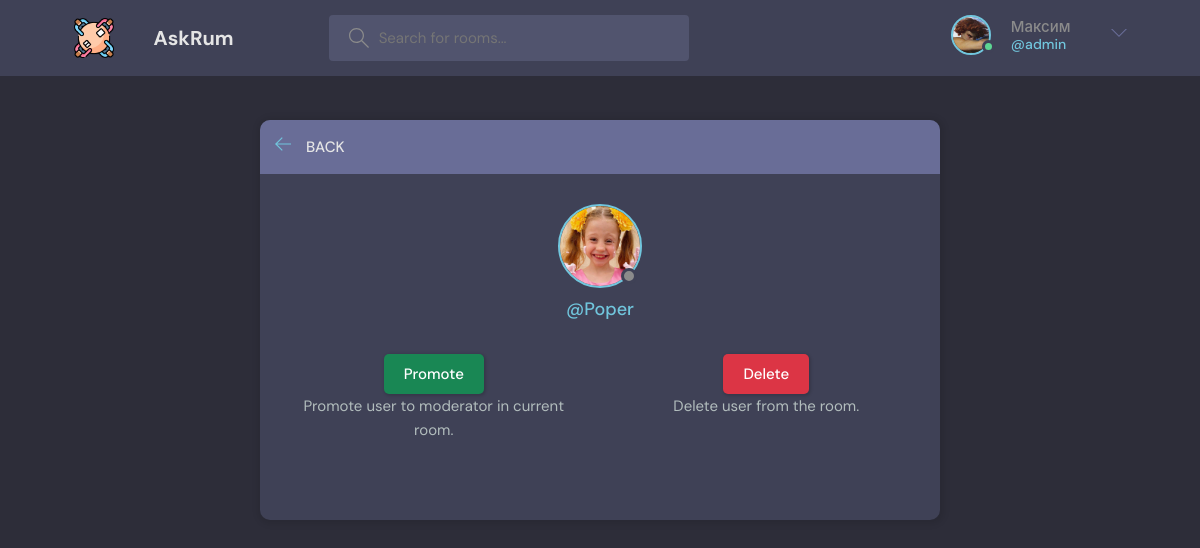
The page /room/2/action/2/ (signed in) on the database its author committed.
### main/models.py (models this page shows, shortened)
class User(AbstractUser):
    name = models.CharField(max_length=200, null=True)
    email = models.EmailField(null=True, unique=True)
    bio = models.TextField(null=True)
    avatar = models.ImageField(upload_to="avatars/%Y/%m/%d/",null=True, blank=True)
    is_online = models.BooleanField(default=True)
    @property
    def imageURL(self):
        try:
            url = self.avatar.url
        except:
            url = ''
        return url

### main/views.py (the view, shortened to what this page needs)
# urls.py: path('room/<int:id>/action/<str:pk>/', userAction, name='room-action'),
@login_required(login_url='login')
def userAction(request, id, pk):
    room = Room.objects.get(pk=id)
    user = User.objects.get(pk=pk)
    moderators = room.moderator.all()
    if request.user != room.host:
        return HttpResponse('You are not allowed here!!')
    return render(request, 'main/room_action.html', {'obj': user, 'room': room, 'moderators': moderators })

### main/templates/main/room_action.html (shortened to what this page needs)
{%extends 'main/base.html'%}
{%block content%}
    <main class="delete-item layout">
        <div class="container">
            <div class="layout__box">
                <div class="layout__boxHeader">
                    <div class="layout__boxTitle">
                        <a href="{{request.META.HTTP_REFERER}}">
                            <svg version="1.1" xmlns="http://www.w3.org/2000/svg" width="32" height="32"
                                viewBox="0 0 32 32">
                                <title>arrow-left</title>
                                <path
                                    d="M13.723 2.286l-13.723 13.714 13.719 13.714 1.616-1.611-10.96-10.96h27.625v-2.286h-27.625l10.965-10.965-1.616-1.607z">
                                </path>
                            </svg>
                        </a>
                        <h3>Back</h3>
                    </div>
                </div>
                <div class="layout__body" style="text-align: center">
                    {%if obj.is_online%}
                     <div class="avatar avatar--large active">
                        {%if obj.imageURL%}
                            <img src="{{obj.imageURL}}">
                        {%else%}
                            <img src="https://avatars.dicebear.com/api/bottts/{{obj.username}}.svg" />
                        {%endif%}
                    </div>
                    {%else%}
                     <div class="avatar avatar--large">
                        {%if obj.imageURL%}
                            <img src="{{obj.imageURL}}">
                        {%else%}
                            <img src="https://avatars.dicebear.com/api/bottts/{{obj.username}}.svg" />
                        {%endif%}
                    </div>
                    {%endif%}
                    <h2 class="auth__tagline">@{{obj}}</h2>
                    <div class="grid">
                        {%if obj in moderators%}
                            <form class="form" action="" method="post">
                                {%csrf_token%}
                                    <div class="for__group">
                                        <input class="btn btn-warning" type="submit" name="demote" value="Demote" />
                                        <p>Demote user to common participant in current room.</p>
                                    </div>
                            </form>
                        {%else%}
                            <form class="form" action="" method="post">
                                    <div class="for__group">
                                        <input class="btn btn-success" type="submit" name="promote" value="Promote" />
                                        <p>Promote user to moderator in current room.</p>
                                    </div>
                            </form>
                        {%endif%}
                         <form class="form" action="" method="post">
                                <div class="for__group">
                                    <input class="btn btn-danger" type="submit" name="delete" value="Delete" />
                                    <p>Delete user from the room.</p>
                                </div>
                        </form>
                    </div>
                </div>
            </div>
        </div>
    </main>
{%endblock%}

### main/templates/main/navbar.html (shortened to what this page needs)
{%load static%}
    <header class="header header--loggedIn">
      <div class="container">
        <a href="{%url 'home'%}" class="header__logo">
          <img src="{%static 'images/round-tables.png'%}" />
          <h1>AskRum</h1>
        </a>
        <form class="header__search" method="get" action="{%url 'home'%}">
          <label>
            <input name="q" placeholder="Search for rooms..." />
          </label>
        </form>
        <nav class="header__menu">
          {%if request.user.is_authenticated%}
            <div class="header__user">
              <a href="{%url 'user-profile' request.user.pk%}">
                <div class="avatar avatar--medium active">
                    {%if request.user.imageURL%}
                        <img src="{{request.user.imageURL}}">
                    {%else%}
                        <img src="https://avatars.dicebear.com/api/bottts/{{request.user.username}}.svg" />
                    {%endif%}
                </div>
                <p>{{request.user.name}}<span>@{{request.user.username}}</span></p>
              </a>
              <button class="dropdown-button">
                <svg version="1.1" xmlns="http://www.w3.org/2000/svg" width="32" height="32" viewBox="0 0 32 32">
                  <title>chevron-down</title>
                  <path d="M16 21l-13-13h-3l16 16 16-16h-3l-13 13z"></path>
                </svg>
              </button>
            </div>
          {%else%}
            <a href="{%url 'login'%}">
              <img src="{%static 'images/avatar.svg'%}" />
              <p>Login</p>
            </a>
          {%endif%}
        </nav>
      </div>
    </header>

### static/styles/style.css (style rules this page uses)
:root { --color-main: #71c6dd; --color-main-light: #e1f6fb; --color-dark: #3f4156; --color-dark-medium: #51546e; --color-dark-light: #696d97; --color-light: #e5e5e5; --color-gray: #8b8b8b; --color-light-gray: #b2bdbd; --color-bg: #2d2d39; --color-success: #5dd693; --color-error: #fc4b0b; }
* { font-family: "DM Sans", -apple-system, BlinkMacSystemFont, "Segoe UI", Roboto, Oxygen, Ubuntu, Cantarell, "Open Sans", "Helvetica Neue", sans-serif; margin: 0; padding: 0; box-sizing: border-box; text-rendering: optimizeLegibility; font-size: inherit; }
html { font-size: 56.25%; height: 100%; }
@media only screen and (min-width: 1200px) { html { font-size: 62.5%; } }
body { line-height: 1.6; font-weight: 400; font-size: 1.5rem; color: var(--color-light-gray); background-color: var(--color-bg); min-height: 100%; }
img { width: 100%; }
a { display: inline-block; color: var(--color-main); text-decoration: none; }
.container { max-width: 120rem; width: 90%; margin: auto; }
.btn { background-color: transparent; border: none; display: inline-flex; align-items: center; gap: 1rem; cursor: pointer; transition: all ease-in-out 0.3s; padding: 1rem 2rem; border-radius: 5px; box-shadow: 1px 1px 3px 1px rgba(0, 0, 0, 0.15); font-weight: 500; }
.btn-danger { color: #fff; background-color: #dc3545; border-color: #dc3545; }
.btn-success { color: #fff; background-color: #198754; border-color: #198754; }
.avatar { position: relative; display: inline-block; border-radius: 50%; border: 2px solid var(--color-main); }
.avatar img { display: block; border-radius: 50%; object-fit: cover; object-position: center; }
.avatar::after { content: ""; display: block; position: absolute; background-color: var(--color-gray); z-index: 111; border-radius: 50%; border: 0.3rem solid var(--color-dark); }
.avatar.active::after { background-color: var(--color-success); }
.avatar.avatar--medium img { width: 3.6rem; height: 3.6rem; border-radius: 50%; }
.avatar.avatar--medium:after { width: 0.7rem; height: 0.7rem; bottom: 0px; right: -6px; }
.avatar.avatar--large img { display: block; width: 8rem; height: 8rem; border-radius: 50%; }
.avatar.avatar--large:after { width: 1rem; height: 1rem; bottom: 2px; right: 3.5px; }
.header { padding: 1.5rem; background-color: var(--color-dark); }
.header > .container { display: flex; gap: 9.5rem; }
.header__logo, .header__user { display: flex; gap: 4rem; align-items: center; }
.header__logo > img { height: 4rem; width: 4rem; }
.header__logo > h1 { font-weight: 700; font-size: 2rem; color: var(--color-light); }
.header__search > label { background-color: var(--color-dark-medium); padding: 1.3rem 1rem; display: flex; align-items: center; gap: 1rem; border-radius: 4px; }
.header__search svg { fill: var(--color-gray); width: 2rem; height: 2rem; margin-left: 1rem; }
.header__search input { width: 30rem; background: transparent; border: none; outline: none; color: var(--color-light); }
.header__menu { margin-left: auto; position: relative; }
.header__menu a { display: flex; gap: 2rem; align-items: center; font-weight: 500; text-decoration: none; color: var(--color-gray); }
.header__menu img { height: 3.6rem; }
.header__menu p { line-height: 1.2; }
.header__menu span { color: var(--color-main); font-weight: 500; font-size: 1.4rem; display: block; }
.header__menu svg { width: 1.6rem; height: 1.6rem; fill: var(--color-dark-light); }
.dropdown-button { background: transparent; border: 0; outline: 0; cursor: pointer; }
.layout { margin-top: 2.4rem; }
.layout > .container { display: flex; justify-content: space-between; align-items: flex-start; }
.layout__box { width: 90%; max-width: 48rem; min-height: 40rem; margin: 2rem auto 35px; background-color: var(--color-dark); border-radius: 1rem; box-shadow: 1px 1px 6px 3px rgba(0, 0, 0, 0.1); overflow: hidden; }
.layout__boxHeader { display: flex; padding: 1.5rem; background-color: var(--color-dark-light); }
.layout__boxTitle { display: flex; gap: 1.5rem; align-items: center; }
.layout__boxTitle h3 { text-transform: uppercase; font-weight: 500; color: var(--color-light); }
.layout__boxTitle svg { width: 1.6rem; height: 1.6rem; fill: var(--color-main); }
.layout__body { margin: 3rem; }
.delete-item.layout .layout__box { max-width: 68rem; }
.auth__tagline { text-align: center; margin-bottom: 3rem; color: var(--color-main); font-weight: 500; font-size: 1.8rem; }
.grid { display: grid; grid-template-columns: 1fr 1fr; grid-auto-rows: 2em; grid-gap: 3em; }

### rows shown on the page
User: user.imageURL (picture), user.name "Максим", user.username "admin"
User: imageURL (picture), username "Poper"
